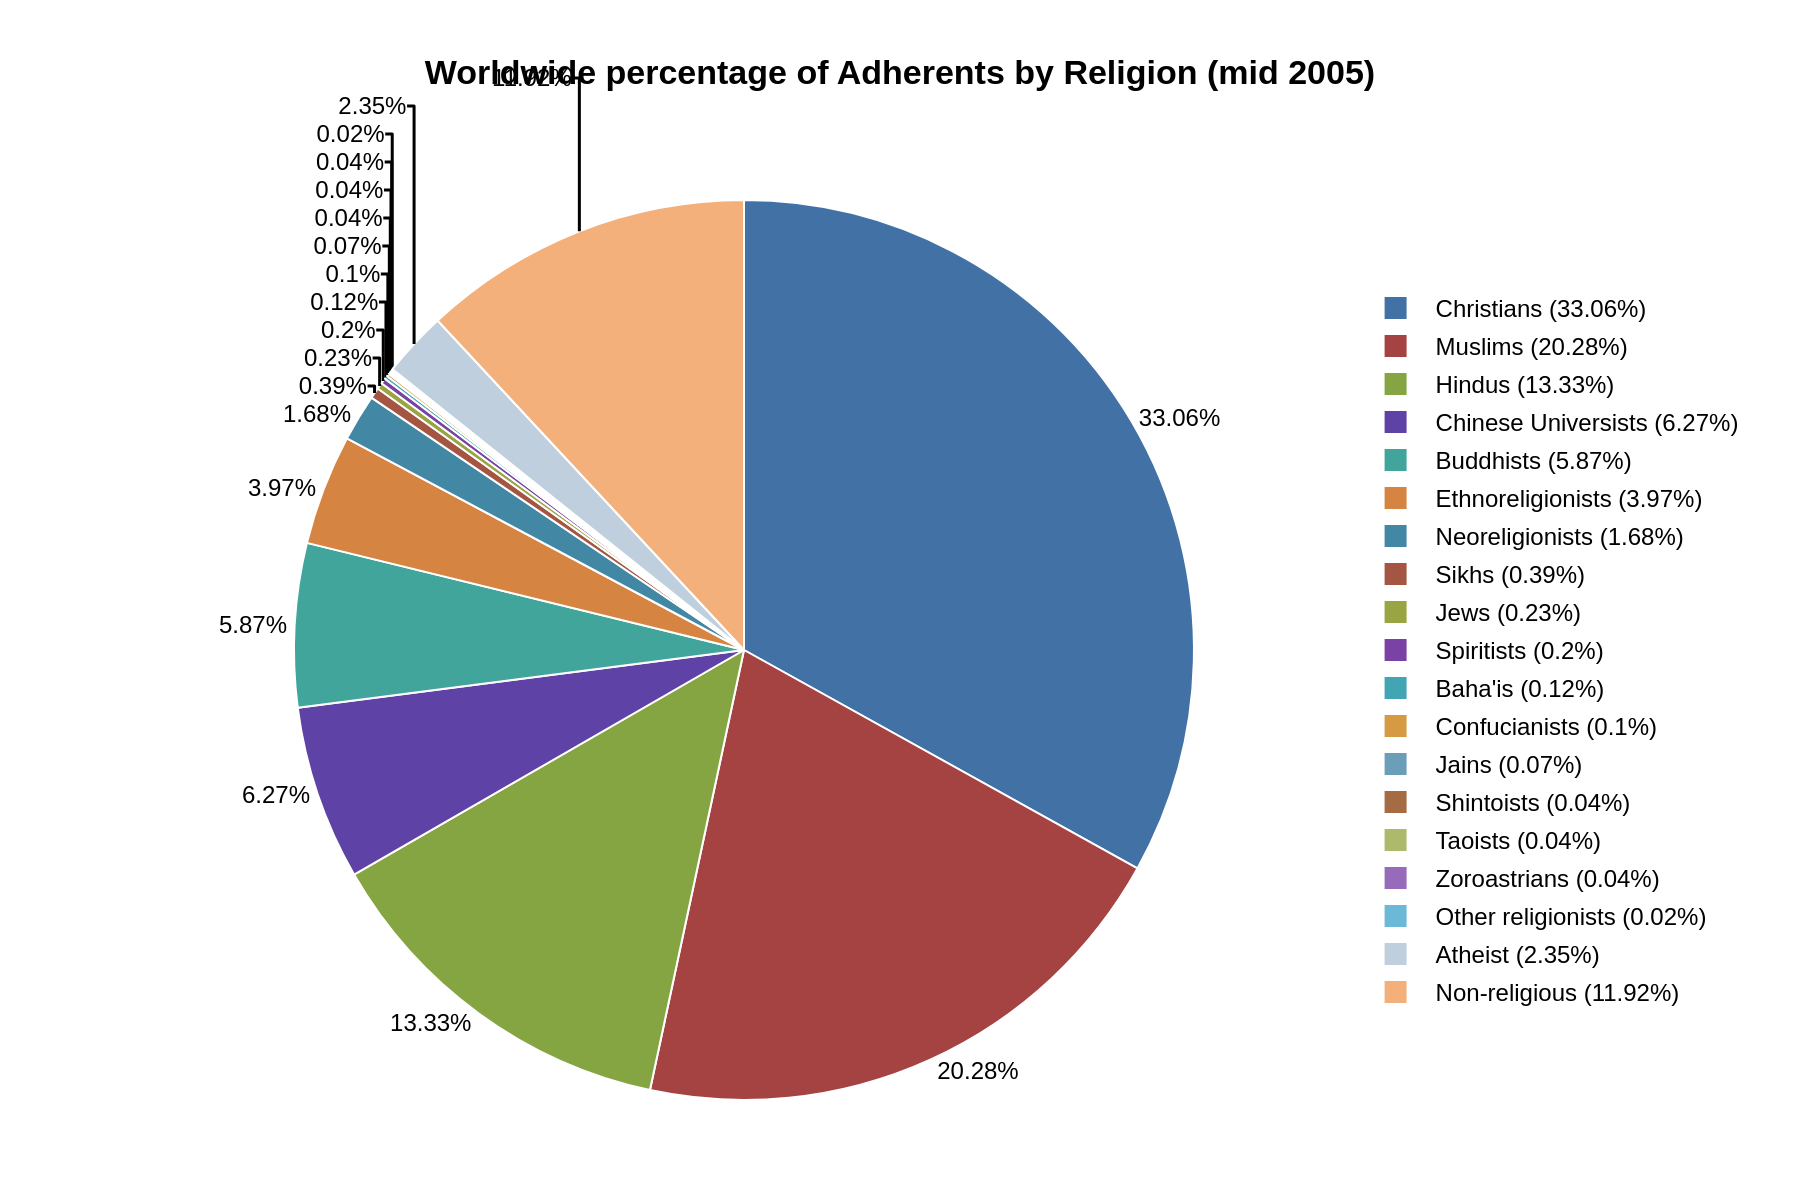

Generate this figure with Python:
import sys
import json
import plotly.graph_objects as go

# Check for command-line argument
if len(sys.argv) != 2:
    print("Usage: python script.py <path_to_json_file>")
    sys.exit(1)

# Get the JSON file path from the command-line argument
json_file_path = sys.argv[1]

# Derive the base filename for the output image
# e.g., "path/to/my_chart.json" -> "my_chart"
base_filename = json_file_path.split('/')[-1].split('\\')[-1].rsplit('.', 1)[0]
output_image_path = f"{base_filename}.png"

# Read and parse the JSON file
try:
    with open(json_file_path, 'r', encoding='utf-8') as f:
        chart_config = json.load(f)
except FileNotFoundError:
    print(f"Error: JSON file not found at {json_file_path}")
    sys.exit(1)
except json.JSONDecodeError:
    print(f"Error: Could not decode JSON from {json_file_path}")
    sys.exit(1)

# Extract data, texts, and colors from the loaded JSON
chart_data = chart_config.get('chart_data', [])
texts = chart_config.get('texts', {})
colors = chart_config.get('colors', [])

# Prepare data for Plotly Pie chart
labels = [f"{item['label']} ({item['value']}%)" for item in chart_data]
values = [item['value'] for item in chart_data]

# Create the pie chart trace
pie_trace = go.Pie(
    labels=labels,
    values=values,
    marker=dict(colors=colors, line=dict(color='#FFFFFF', width=1)),
    texttemplate='%{value}%',
    textposition='outside',
    hoverinfo='label+percent',
    sort=False,
    direction='clockwise'
)

# Create the figure
fig = go.Figure(data=[pie_trace])

# Update layout for styling, title, font, and margins
fig.update_layout(
    title_text=f"<b>{texts.get('title', '')}</b>",
    title_x=0.5,
    title_y=0.95,
    font=dict(
        family="Arial",
        size=12,
        color="black"
    ),
    legend=dict(
        traceorder='normal',
        x=1.05,
        y=0.5,
        xanchor='left',
        yanchor='middle'
    ),
    margin=dict(t=100, b=50, l=50, r=250),
    showlegend=True
)

# Generate and save the image
try:
    fig.write_image(output_image_path, scale=2, width=900, height=600)
    print(f"Chart saved to {output_image_path}")
except Exception as e:
    print(f"Error saving image: {e}")
    sys.exit(1)
